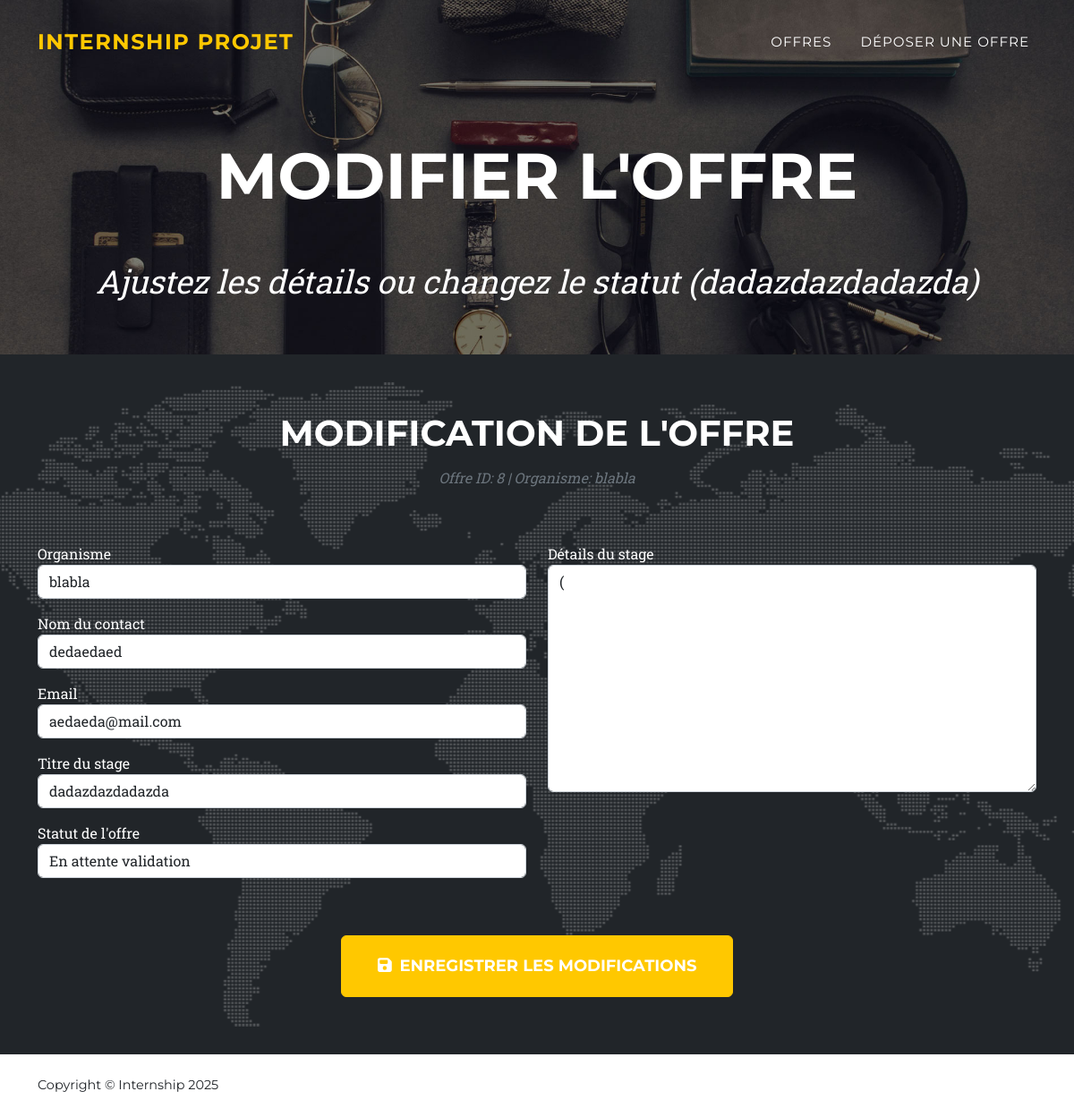
Page /offres/8/update/ on the committed database.
### internship_projet/models.py (models this page shows, shortened)
class Offre(models.Model):
    ETAT_CHOICES = [
        ('En attente', 'En attente validation'),
        ('Validée', 'Validée'),
        ('Refusée', 'Refusée'),
        ('Clôturée', 'Clôturée'),
    ]
    IDOffre = models.AutoField(primary_key=True)
    Organisme = models.CharField(max_length=100, verbose_name="Nom de l'organisme")
    NomContact = models.CharField(max_length=100, verbose_name="Nom et prénom du contact")
    EmailContact = models.EmailField(verbose_name="Email du contact")
    Titre = models.CharField(max_length=100, verbose_name="Titre du stage")
    Detail = models.TextField(verbose_name="Détail du stage")
    DateDepot = models.DateTimeField(default=timezone.now, verbose_name="Date de dépôt")
    Etat = models.CharField(max_length=30, choices=ETAT_CHOICES, default='En attente')

### internship_projet/views.py (the view)
# urls.py: path('offres/<int:offre_id>/update/', views.modifier_offre, name='modifier_offre'),
def modifier_offre(request, offre_id):
    offre_a_modifier = get_object_or_404(Offre, IDOffre=offre_id)
    if request.method == 'POST':
        form = OffreModificationForm(request.POST, instance=offre_a_modifier)
        if form.is_valid():
            form.save()
            return redirect('/offres/') # Retour à la liste
    else:
        form = OffreModificationForm(instance=offre_a_modifier)
    return render(request, 'internship_projet/formulaire_modification_offre.html',
                  {'form': form, 'offre': offre_a_modifier})

### internship_projet/forms.py
class OffreModificationForm(ModelForm):
    class Meta:
        model = Offre
        fields = ['Organisme', 'NomContact', 'EmailContact', 'Titre', 'Detail', 'Etat']
    def __init__(self, *args, **kwargs):
        super().__init__(*args, **kwargs)
        for field in self.fields:
            self.fields[field].widget.attrs.update({'class': 'form-control'})

### internship_projet/templates/internship_projet/formulaire_modification_offre.html (shortened to what this page needs)
{% extends 'internship_projet/base.html' %}
{% block header_title %}Modifier l'offre{% endblock %}
{% block header_subtitle %}Ajustez les détails ou changez le statut ({{ offre.Titre }}){% endblock %}
{% block content %}
<section class="page-section" id="contact">
    <div class="container">
        <div class="text-center">
            <h2 class="section-heading text-uppercase">Modification de l'offre</h2>
            <h3 class="section-subheading text-muted">Offre ID: {{ offre.IDOffre }} | Organisme: {{ offre.Organisme }}</h3>
        </div>
        <form id="modificationForm" method="post" action="{% url 'modifier_offre' offre_id=offre.IDOffre %}">
            <div class="row align-items-stretch mb-5">
                <div class="col-md-6">
                    <div class="form-group mb-3">
                        <label class="text-white">Organisme</label>
                        {{ form.Organisme }}
                    </div>
                    <div class="form-group mb-3">
                        <label class="text-white">Nom du contact</label>
                        {{ form.NomContact }}
                    </div>
                    <div class="form-group mb-3">
                        <label class="text-white">Email</label>
                        {{ form.EmailContact }}
                    </div>
                    <div class="form-group mb-3">
                        <label class="text-white">Titre du stage</label>
                        {{ form.Titre }}
                    </div>
                    <div class="form-group mb-3">
                        <label class="text-white">Statut de l'offre</label>
                        {{ form.Etat }}
                    </div>
                </div>
                <div class="col-md-6">
                    <div class="form-group form-group-textarea mb-md-0 h-100">
                        <label class="text-white">Détails du stage</label>
                        {{ form.Detail }}
                    </div>
                </div>
            </div>
            <div class="text-center">
                <button class="btn btn-primary btn-xl text-uppercase" type="submit">
                    <i class="fas fa-save me-1"></i> Enregistrer les modifications
                </button>
            </div>
        </form>
    </div>
</section>
{% endblock %}

### rows in the picture
Offre: Titre "dadazdazdadazda", IDOffre "8", Organisme "blabla", NomContact "dedaedaed", EmailContact "aedaeda@mail.com", Etat "En attente validation", Detail "("
